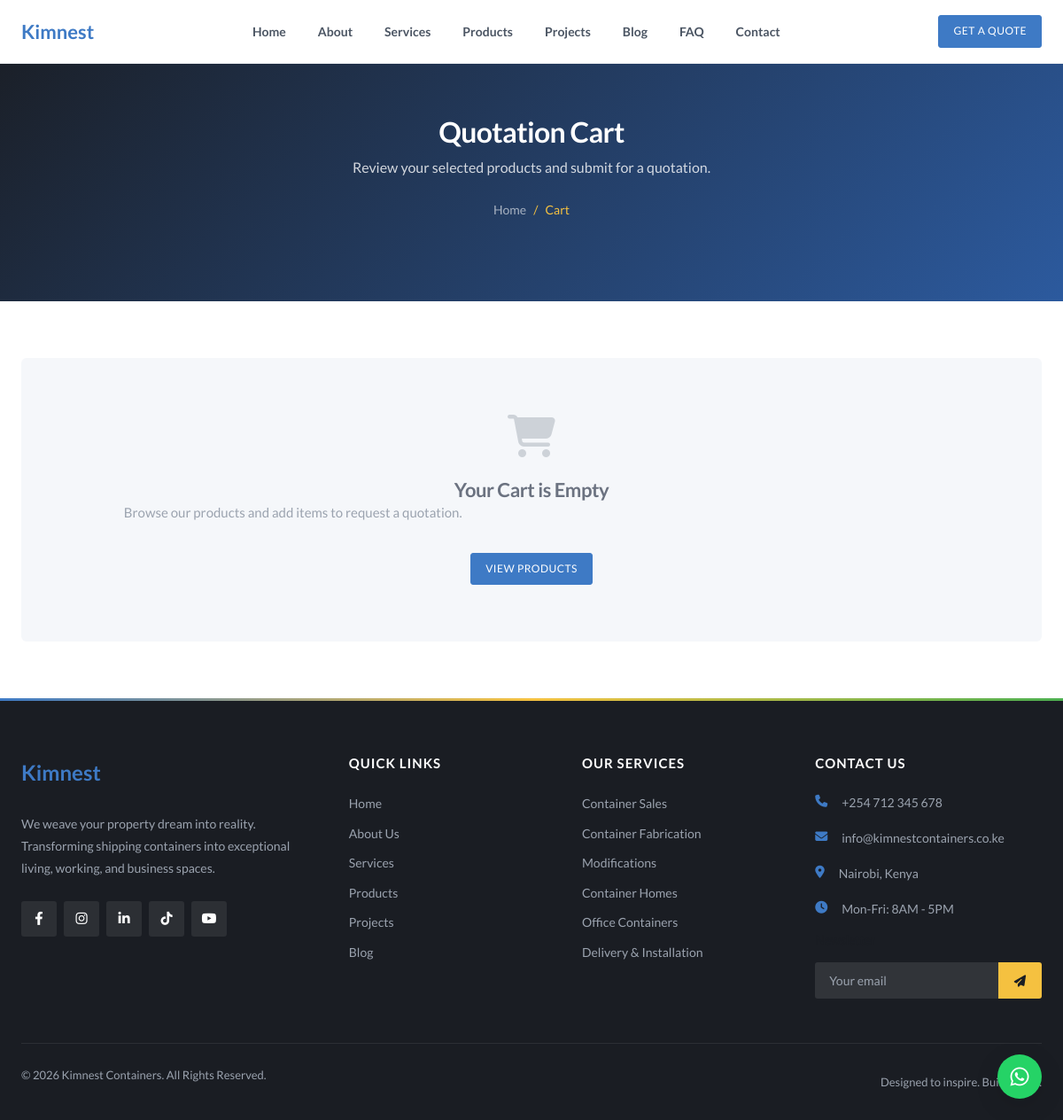
Screenshot of /pages/cart.php with the database file from the repository.
### tables this page shows
CREATE TABLE site_content (
    id INT AUTO_INCREMENT PRIMARY KEY,
    page_slug VARCHAR(50) NOT NULL,
    section_key VARCHAR(50) NOT NULL,
    content_key VARCHAR(100) NOT NULL,
    content_value LONGTEXT,
    content_type ENUM('text', 'textarea', 'html', 'image') DEFAULT 'text',
    is_visible TINYINT(1) DEFAULT 1,
    created_at TIMESTAMP DEFAULT CURRENT_TIMESTAMP,
    updated_at TIMESTAMP DEFAULT CURRENT_TIMESTAMP ON UPDATE CURRENT_TIMESTAMP,
    UNIQUE KEY unique_content (page_slug, section_key, content_key)
);

CREATE TABLE site_settings (
    id INT AUTO_INCREMENT PRIMARY KEY,
    setting_key VARCHAR(100) NOT NULL UNIQUE,
    setting_value TEXT,
    created_at TIMESTAMP DEFAULT CURRENT_TIMESTAMP,
    updated_at TIMESTAMP DEFAULT CURRENT_TIMESTAMP ON UPDATE CURRENT_TIMESTAMP
);

### includes/functions.php (called while the page is built, shortened)
<?php
require_once __DIR__ . '/db.php';
function getContent($page, $section, $key, $default = '') {
    global $pdo;
    $stmt = $pdo->prepare("SELECT content_value, content_type, is_visible FROM site_content WHERE page_slug = ? AND section_key = ? AND content_key = ?");
    $stmt->execute([$page, $section, $key]);
    $result = $stmt->fetch();
    $value = $result['content_value'];
    $type = $result['content_type'] ?? 'text';
    if ($type === 'textarea') {
        $value = strip_tags($value);
        $value = trim($value);
    }
    return $value;
}
function getSetting($key, $default = '') {
    global $pdo;
    $stmt = $pdo->prepare("SELECT setting_value FROM site_settings WHERE setting_key = ?");
    $stmt->execute([$key]);
    $result = $stmt->fetch();
    return $result ? $result['setting_value'] : $default;
}

### pages/cart.php (the view, shortened to what this page needs)
<?php
include __DIR__ . '/../includes/header.php';
$cart = $_SESSION['cart'] ?? [];
$heroBg = getContent('cart', 'hero', 'bg_image', '');
$heroOverlay = getContent('cart', 'hero', 'overlay_color', '#1a2e4a');
$heroDesc = getContent('cart', 'hero', 'description', '');
?>
<section class="page-banner page-banner--tall" <?php if (!empty($heroBg)): ?>style="background-image: linear-gradient(<?= $heroOverlay ?>dd, <?= $heroOverlay ?>ee), url(<?= BASE_URL ?>/<?= htmlspecialchars($heroBg) ?>); background-size: cover; background-position: center;"<?php endif; ?>>
    <div class="container">
        <h1><?= htmlspecialchars(getContent('cart', 'hero', 'overline', 'Quotation Cart')) ?></h1>
        <?php if (!empty($heroDesc)): ?>
            <p class="page-banner__desc"><?= htmlspecialchars($heroDesc) ?></p>
        <?php endif; ?>
        <div class="breadcrumb">
            <a href="<?= BASE_URL ?>/">Home</a> <span>/</span> <span>Cart</span>
        </div>
    </div>
</section>
<section class="section">
    <div class="container">
        <?php if (empty($cart)): ?>
            <div class="projects-empty fade-in">
                <i class="fas fa-shopping-cart"></i>
                <h3>Your Cart is Empty</h3>
                <p>Browse our products and add items to request a quotation.</p>
                <a href="<?= BASE_URL ?>/products" class="btn btn-primary" style="margin-top: 16px;">View Products</a>
            </div>
        <?php endif; ?>
    </div>
</section>
<?php include __DIR__ . '/../includes/footer.php'; ?>

### includes/footer.php (shortened to what this page needs)
    </main>
    <footer class="footer">
        <div class="container">
            <div class="footer-grid">
                <div class="footer-col">
                    <a href="<?= BASE_URL ?>/" class="footer-logo">
                        <span class="logo-text">Kim<span>nest</span></span>
                    </a>
                    <p><?= htmlspecialchars(getSetting('site_tagline', 'We weave your property dream into reality. Transforming shipping containers into exceptional living, working, and business spaces.')) ?></p>
                    <div class="social-links">
                        <a href="<?= getSetting('facebook_url', '#') ?>" target="_blank"><i class="fab fa-facebook-f"></i></a>
                        <a href="<?= getSetting('instagram_url', '#') ?>" target="_blank"><i class="fab fa-instagram"></i></a>
                        <a href="<?= getSetting('linkedin_url', '#') ?>" target="_blank"><i class="fab fa-linkedin-in"></i></a>
                        <a href="<?= getSetting('tiktok_url', '#') ?>" target="_blank"><i class="fab fa-tiktok"></i></a>
                        <a href="<?= getSetting('youtube_url', '#') ?>" target="_blank"><i class="fab fa-youtube"></i></a>
                    </div>
                </div>
                <div class="footer-col">
                    <h3>Quick Links</h3>
                    <ul class="footer-links">
                        <li><a href="<?= BASE_URL ?>/">Home</a></li>
                        <li><a href="<?= BASE_URL ?>/about">About Us</a></li>
                        <li><a href="<?= BASE_URL ?>/services">Services</a></li>
                        <li><a href="<?= BASE_URL ?>/products">Products</a></li>
                        <li><a href="<?= BASE_URL ?>/projects">Projects</a></li>
                        <li><a href="<?= BASE_URL ?>/blog">Blog</a></li>
                    </ul>
                </div>
                <div class="footer-col">
                    <h3>Our Services</h3>
                    <ul class="footer-links">
                        <li><a href="<?= BASE_URL ?>/services#sales">Container Sales</a></li>
                        <li><a href="<?= BASE_URL ?>/services#fabrication">Container Fabrication</a></li>
                        <li><a href="<?= BASE_URL ?>/services#modifications">Modifications</a></li>
                        <li><a href="<?= BASE_URL ?>/services#homes">Container Homes</a></li>
                        <li><a href="<?= BASE_URL ?>/services#offices">Office Containers</a></li>
                        <li><a href="<?= BASE_URL ?>/services#delivery">Delivery & Installation</a></li>
                    </ul>
                </div>
                <div class="footer-col">
                    <h3>Contact Us</h3>
                    <ul class="footer-contact">
                        <li><i class="fas fa-phone"></i> <?= getSetting('site_phone', SITE_PHONE) ?></li>
                        <li><i class="fas fa-envelope"></i> <?= getSetting('site_email', SITE_EMAIL) ?></li>
                        <li><i class="fas fa-map-marker-alt"></i> <?= getSetting('site_address', 'Nairobi, Kenya') ?></li>
                        <li><i class="fas fa-clock"></i> Mon-Fri: 8AM - 5PM</li>
                    </ul>
                    <div class="newsletter">
                        <h4>Newsletter</h4>
                        <form class="newsletter-form" id="newsletterForm" action="<?= BASE_URL ?>/api/newsletter.php">
                            <input type="email" name="email" placeholder="Your email" required>
                            <button type="submit"><i class="fas fa-paper-plane"></i></button>
                        </form>
                    </div>
                </div>
            </div>
            <div class="footer-bottom">
                <p>&copy; <?= date('Y') ?> <?= SITE_NAME ?>. All Rights Reserved.</p>
                <p>Designed to inspire. Built to last.</p>
            </div>
        </div>
    </footer>
    <a href="https://wa.me/<?= getSetting('site_whatsapp', SITE_WHATSAPP) ?>" class="whatsapp-float" target="_blank">
        <i class="fab fa-whatsapp"></i>
    </a>
</body>
</html>

### rows the page displays
site_content: content_value "Quotation Cart"
site_content: content_value "Review your selected products and submit for a quotation."
site_settings: setting_value "We weave your property dream into reality. Transforming shipping containers into exceptional living, working, and business spaces."
site_settings: setting_value "+254 712 345 678"
site_settings: setting_value "info@kimnestcontainers.co.ke"
site_settings: setting_value "Nairobi, Kenya"

### other values shown
SITE_NAME "Kimnest Containers"
